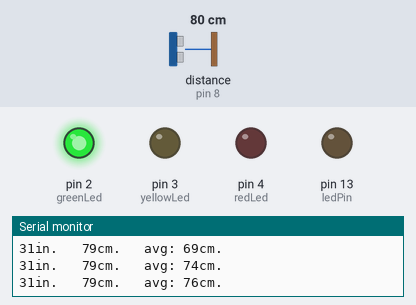
Simulated run of this sketch. Board: Arduino Uno, built with avr-gcc and run on an emulated ATmega328P. Shown: output pins drawn as LEDs (lit = HIGH), the last lines printed to the serial monitor. Wiring (inferred from the names in the program): ultrasonic range finder: trigger pin 7; echo pin 8. The test bench sets the inputs (shaded band); at power-on: distance to the obstacle (sensor on pin 8) 80 cm. The echo pulse lasts 58.3 µs per cm; pins used as bus, display or sensor lines are not drawn.

Above: at 3.7 s.
3.8 s: distance to the obstacle (sensor on pin 8) set to 67 cm
At 4.35 s:
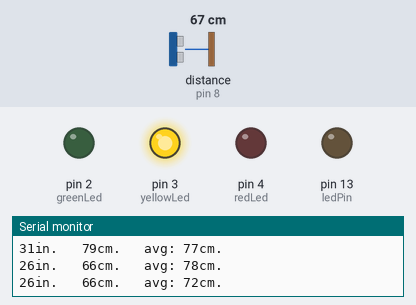
6.8 s: distance to the obstacle (sensor on pin 8) set to 35 cm
9.8 s: distance to the obstacle (sensor on pin 8) set to 28 cm
At 10.06 s:
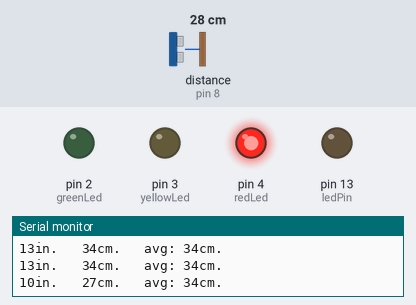
12.8 s: distance to the obstacle (sensor on pin 8) set to 60 cm
At 13.1 s:
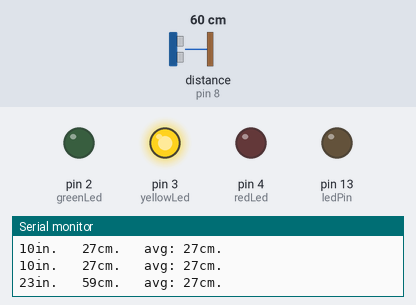
15.8 s: distance to the obstacle (sensor on pin 8) set to 120 cm
At 16.18 s:
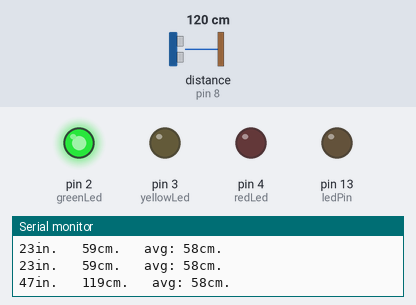
Timing chart, 0 to 18.8 s (numbered marks = the images above; inputs shaded):
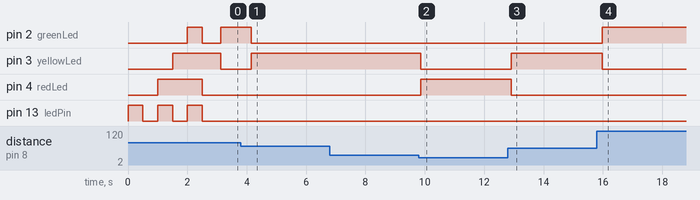

Measured:
- the behaviour switches between 72 and 71 cm on distance to the obstacle (sensor on pin 8) (found by bisection; images 0 and 1)
- the behaviour switches between 32 and 31 cm on distance to the obstacle (sensor on pin 8) (found by bisection; images 1 and 2)
- after the input at 3.8 s, pin 2 (greenLed): HIGH → LOW after 0.35 s; pin 3 (yellowLed): LOW → HIGH after 0.35 s
- after the input at 9.8 s, pin 3 (yellowLed): HIGH → LOW after 0.06 s; pin 4 (redLed): LOW → HIGH after 0.06 s
- after the input at 12.8 s, pin 3 (yellowLed): LOW → HIGH after 0.10 s; pin 4 (redLed): HIGH → LOW after 0.10 s
- after the input at 15.8 s, pin 2 (greenLed): LOW → HIGH after 0.18 s; pin 3 (yellowLed): HIGH → LOW after 0.18 s

The sketch:

distance_ultrasonic_sensor.ino
```cpp
const int pingPin = 7;
const int echoPin = 8;

const int redLed = 4;
const int yellowLed = 3;
const int greenLed = 2;

// constants won't change. Used here to set a pin number:
const int ledPin =  LED_BUILTIN;// the number of the LED pin

long avg = 0;

void setup() {
  // put your setup code here, to run once:
  Serial.begin(9600);

  pinMode(pingPin, OUTPUT);
  pinMode(echoPin, INPUT);

  pinMode(ledPin, OUTPUT);
  pinMode(redLed, OUTPUT);
  pinMode(yellowLed, OUTPUT);
  pinMode(greenLed, OUTPUT);

  digitalWrite(ledPin, HIGH);
  delay (500);
  digitalWrite(ledPin, LOW);
  delay (500);
  digitalWrite(redLed, HIGH);
  digitalWrite(ledPin, HIGH);
  delay (500);
  digitalWrite(yellowLed, HIGH);
  digitalWrite(ledPin, LOW);
  delay (500);
  digitalWrite(greenLed, HIGH);
  digitalWrite(ledPin, HIGH);
  delay (500);
  digitalWrite(redLed, LOW);
  digitalWrite(yellowLed, LOW);
  digitalWrite(greenLed, LOW);
  digitalWrite(ledPin, LOW);
}

void loop() {
  // put your main code here, to run repeatedly:
  long duration, inches, cm;

 // set the LED with the ledState of the variable:
  digitalWrite(ledPin, LOW);

  digitalWrite(pingPin, LOW);
  delayMicroseconds(10);
  digitalWrite(pingPin, HIGH);
  delayMicroseconds(10);
  digitalWrite(pingPin, LOW);

  duration = pulseIn(echoPin, HIGH);

  inches = microsecondsToInches(duration);
  cm = microsecondsToCentimeters(duration);

  Serial.print(inches);
  Serial.print("in. ");
  Serial.write('\t');
  Serial.print(cm);
  Serial.print("cm. ");
  Serial.write('\t');
  Serial.write("avg: ");
  Serial.print(avg);
  Serial.print("cm.");
  Serial.write('\n');

  avg = (avg + cm)/2;

  if ((avg > 70) & (avg <= 120))
  {
    digitalWrite(redLed, LOW);
    digitalWrite(yellowLed, LOW);
    digitalWrite(greenLed, HIGH);
  }

  else if ((avg > 30) && (avg <= 70))
  {
    digitalWrite(redLed, LOW);
    digitalWrite(yellowLed, HIGH);
    digitalWrite(greenLed, LOW);
  }

  else if ((avg > 0) && (avg <= 30))
  {
    digitalWrite(redLed, HIGH);
    digitalWrite(yellowLed, LOW);
    digitalWrite(greenLed, LOW);
  }

  else if ((avg == 0) || (avg > 100))
  {
    digitalWrite(redLed, LOW);
    digitalWrite(yellowLed, LOW);
    digitalWrite(greenLed, LOW);
  }

  delay (200);
  digitalWrite(ledPin, HIGH);
}

long microsecondsToInches(long microseconds)
{
    return microseconds / 74 /2;
}

long microsecondsToCentimeters(long microseconds)
{
    return microseconds / 29.1 /2;
}
```
